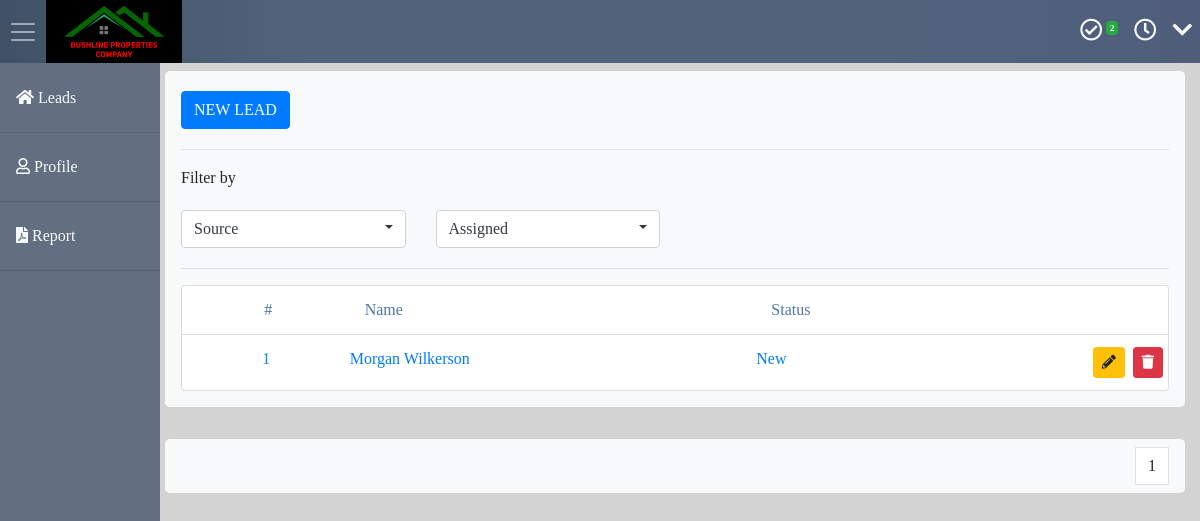
Page / (signed in) on the earlier database version.
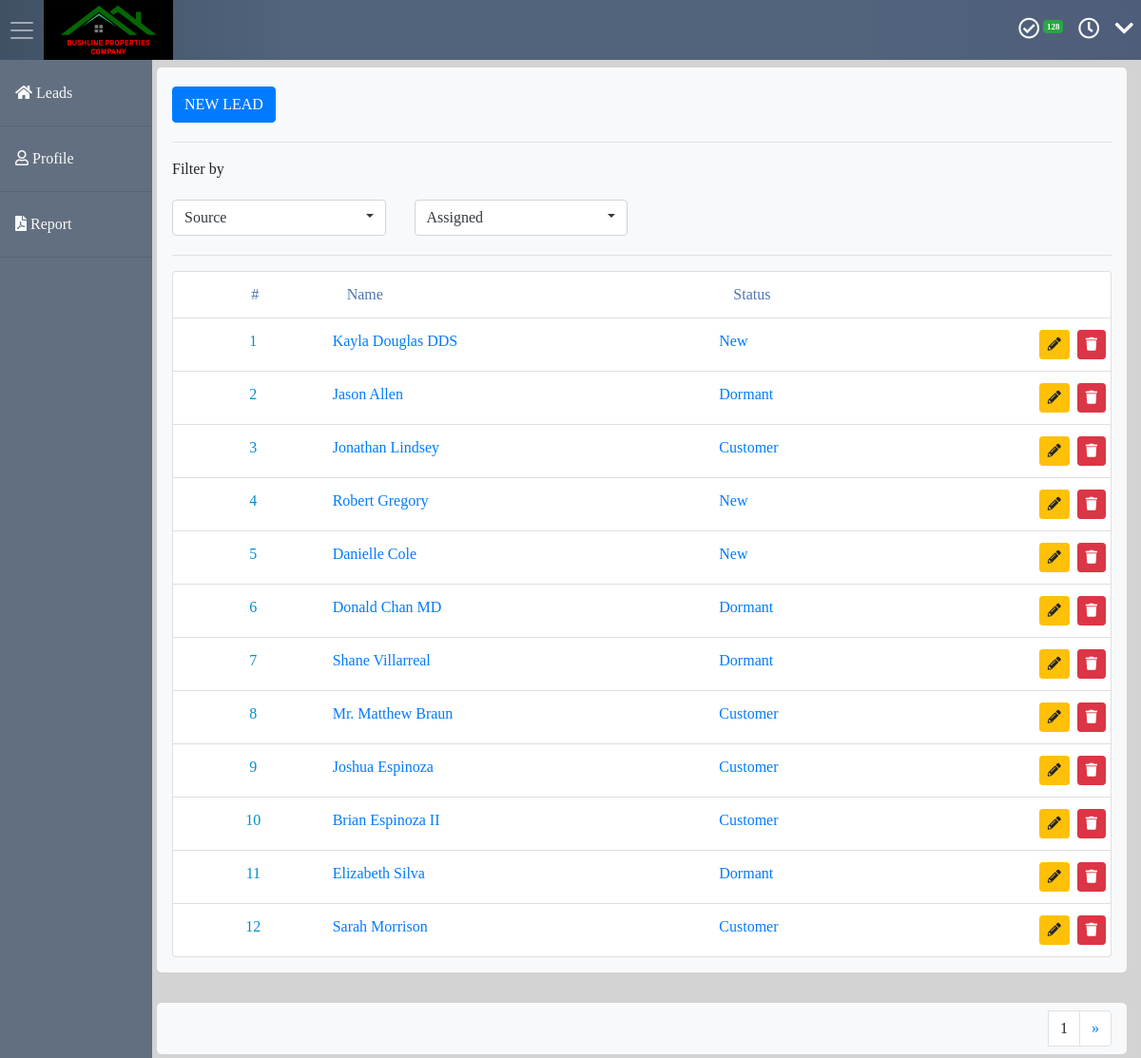
Same page on the later database version.
### lead/models.py (models this page shows, shortened)
class Lead(models.Model):
    status = models.ForeignKey(Status, on_delete=models.CASCADE)
    source = models.ForeignKey(Source, on_delete=models.CASCADE)
    assigned = models.ForeignKey(User, on_delete=models.CASCADE)
    name = models.CharField(max_length=100)
    location = models.CharField(max_length=100, blank=True, null=True)
    phonenumber = models.CharField(max_length=100)
    email = models.EmailField(blank=True, null=True)
    description = models.TextField(blank=True, null=True)
    trash = models.BooleanField(default=False)
    active = models.BooleanField(default=True)

class Status(models.Model):
    name = models.CharField(max_length=100, default='completed')
    def __str__(self):
        return str(self.name)

### lead/views.py (the view)
# urls.py: path('', views.LeadListView.as_view(), name="lead_list"),
class LeadListView(LoginRequiredMixin, ListView):
    model = Lead
    def get_context_data(self, **kwargs):
        context = super().get_context_data(**kwargs)
        if self.request.user.is_authenticated:
            context['task_count'] = Task.objects.filter(
                author=self.request.user, trash=False).exclude(
                lead__trash=True).all()
            qs = self.get_queryset()
            sort1 = self.request.GET.get('source')
            if sort1:
                qs = qs.filter(source__name=sort1).all()
            sort2 = self.request.GET.get('status')
            if sort2:
                qs = qs.filter(status__name=sort2).all()
            paginator = Paginator(qs, 12)
            page = self.request.GET.get('page')
            leads = paginator.get_page(page)
            context['lead_list'] = leads
            context['reminders'] = Reminder.objects.filter(
                task__completed=False,
                dueDate__gte=timezone.now().today(),  # make sure that the dueDate has not expired
                task__author=self.request.user,  # the user is the one is the owner
                trash=False  # the reminder is not in the trash
            ).all()
            source = Source.objects.all()
            context['source'] = source
            context['status'] = Status.objects.all()
        return context
    def get_queryset(self):
        return Lead.objects.filter(trash=False, assigned=self.request.user).order_by('-pk').all()

### lead/templates/lead/lead_list.html (shortened to what this page needs)
{% extends "lead/base.html" %}
    {% block content %}
    <div class="container">
      <div class="row">
        <div class="col-12">
          <div class="jumbotron p-3 mt-2">
            <div class="buttons">
              <a href="{% url 'lead_new' %}" class="btn btn-sm-mobile text-left btn-primary my-1">NEW LEAD</a>
            </div>
            <hr />
            <div class="filters">
              <p>Filter by</p>
              <div class="row">
                <div class="col-12 col-md-3">
                  <div class="btn-group btn-filters my-1">
                    <button type="button" class="btn btn-secondary text-dark dropdown-toggle" data-toggle="dropdown"
                      aria-haspopup="true" aria-expanded="false">
                      Source
                    </button>
                  </div>
                </div>
                <div class="col-12 col-md-3">
                  <div class="btn-group btn-filters my-1">
                    <button type="button" class="btn btn-secondary text-dark dropdown-toggle" data-toggle="dropdown"
                      aria-haspopup="true" aria-expanded="false">
                      Assigned
                    </button>
                  </div>
                </div>
              </div>
            </div>
            <div class="row">
              <div class="col-12">{% include 'lead/tables.html' with leads=lead_list %}</div>
            </div>
          </div>
          <div class="jumbotron px-3 py-2 mt-2 mb-1 d-flex justify-content-end">
            <nav aria-label="Page navigation">
              <ul class="pagination m-0 ">
                <li class="page-item">
                  <a class="page-link" disabled>{{lead_list.number}}</a>
                </li>
                <li class="page-item">
                  {% if lead_list.has_next %}
                  <a class="page-link" href="?page={{ lead_list.next_page_number }}" aria-label="Next">
                    <span aria-hidden="true">&raquo;</span>
                  </a>
                  {%endif %}
                </li>
              </ul>
            </nav>
          </div>
        </div>
      </div>
    </div>
    {% endblock content %}

### lead/templates/lead/base.html (shortened to what this page needs)
<!DOCTYPE html>
{% load staticfiles %}
<html lang="en">
<head>
  <link rel="stylesheet" href="https://maxcdn.bootstrapcdn.com/bootstrap/4.3.1/css/bootstrap.min.css" />
  <link rel="stylesheet" href="https://cdnjs.cloudflare.com/ajax/libs/font-awesome/5.11.2/css/all.min.css" />
  <link rel="stylesheet" href="{% static 'css/style.css' %}" />
</head>
<body>
  {% if request.user.is_authenticated %}
  <div class="dnavbar">
    {% include "lead/navbar.html" %} {% include "lead/modal.html" %}
  </div>
  {% endif %}
  <div id="dmain" class="dmain">
    {% block content %} {% endblock content %}
  </div>
</body>
</html>

### lead/templates/lead/navbar.html (shortened to what this page needs)
<div class="pos-f-t">
    <nav id='top' class="navbar navbar-expand navbar-dark bg-dark p-0">
        <button class="navbar-toggler px-2" type="button">
            <span class="navbar-toggler-icon"></span>
        </button>
        <a class="navbar-brand p-0 m-0" href="#">
            <img id='bimg' class="img-fluid" src="/media/bpro.png" alt='image' />
        </a>
        <div class="navbar-nav ml-auto">
            <a class="nav-item nav-link" data-toggle="modal" data-target="#exampleModalScrollable" data-toggle="tooltip"
                data-placement="bottom" title="Tasks" href="#"><i class="far fa-sm-lg fa-check-circle text-light"></i>
                {% if task_count %}
                <sup>
                    <span class="badge badge-success">
                        {{task_count|length}}
                    </span>
                </sup>
                {% endif %}
            </a>
            <a class="nav-item nav-link " data-toggle="modal" data-target="#Reminder" data-toggle="tooltip"
                data-placement="bottom" title="Reminders" href=" #"><i class="far fa-sm-lg fa-clock text-light"></i>
            </a>
            <div class="nav-item">
                <a class="nav-link dropdown-toggle" href="#" id="navbarDrop" data-toggle="dropdown">
                    <i class="fas fa-sm-lg fa-chevron-down text-light"></i>
                </a>
            </div>
        </div>
    </nav>
</div>
<div class="sidenav">
    <a class="text-light" href="{% url 'lead_list' %}">
        <i class="fas text-light fa-home"></i>
        Leads
    </a>
    <hr>
    <a class="text-light" href="{% url 'user_profile' %}">
        <i class="far text-light fa-user"></i>
        Profile
    </a>
    <hr>
    {% if request.user.is_staff %}
    <a class="text-light" href="{% url 'report' %}">
        <i class="fas fa-file-pdf text-light"></i>
        Report
    </a>
    <hr>
    {% endif %}
</div>

### lead/templates/lead/task_create.html (shortened to what this page needs)
        {% load filt %}

### lead/templates/lead/reminder_form.html (shortened to what this page needs)
                {% load filt %}

### lead/templates/lead/tables.html
<hr>
<ul id="lead" class="list-group">
    <li class="list-group-item">
        <div class="row text-diff">
            <div class="col-2 text-center">#</div>
            <div class="col-7 col-md-5 ">Name</div>
            <div class="col-3 col-md-2">Status</div>
            <div class="col-md-3 "></div>
        </div>
    </li>
    {% for lead in leads %}
    <li class="list-group-item">
        <div class="row">
            <div class="col-2 pr-1 pl-0 text-center">
                {{ forloop.counter }}
            </div>
            <div class="col-7 col-md-5 px-0 ">
                <a href="/{{lead.pk}}/">
                    {{lead.name}}
                </a>
            </div>
            <div class="col-3 col-md-2 px-0 ">
                <a href="/{{lead.pk}}/">
                    {{lead.status}}
                </a>
            </div>
            <div id="vismd" class="col-12 col-md-3 px-0 text-right">
                <a href="{% url 'lead_edit' pk=lead.pk %}" class="btn btn-warning btn-sm mr-1" data-toggle="tooltip"
                    data-placement="bottom" title="Edit"><i class="fas fa-pencil-alt"></i></a>
                <a href="{% url 'lead_remove' pk=lead.pk %}" class="btn btn-danger btn-sm" data-toggle="tooltip"
                    data-placement="bottom" title="Delete"><i class="fas fa-trash"></i></a>
            </div>
        </div>
    </li>
    {% endfor %}
</ul>

### lead/static/css/style.css (style rules this page uses)
* { margin: 0; padding: 0; }
body { background-color: lightgrey; font-family: "Roboto, 'Helvetica Neue', Helvetica, Arial, sans-serif"; }
.jumbotron { background-color: #f8f9fa!important; }
nav#top { background-image: linear-gradient(to right, #415165 0%, #51647c 26%, #51647c 73%, #4f5d7a 100%); }
#lead { color: #008ece; }
.text-diff { color: #4e75ad; }
.btn-filters { width: 100%; }
.btn-filters button { border: 1px solid #ced4da; text-align: left; background-color: #fff !important; }
.btn-filters button::after { float: right; margin-top: .5em; }
@media screen and (min-width: 600px) { nav.navbar { display: flex; z-index: 2; max-height: 63px; } }
@media screen and (min-width: 600px) { .fa-sm-lg { font-size: 1.4em; line-height: .75em; vertical-align: -.0667em; } }
@media screen and (min-width: 600px) { #bimg { max-width: 30%; height: 63px; } }
@media screen and (min-width: 600px) { a.navbar-brand { display: contents; } }
@media screen and (min-width: 600px) { .navbar-dark .navbar-toggler { border: 0px; } }
@media screen and (min-width: 600px) { .navbar-expand .navbar-toggler { display: initial; } }
@media screen and (min-width: 600px) { a#navbarDrop.dropdown-toggle::after { display: none; } }
@media screen and (min-width: 600px) { .sidenav { height: 100%; width: 160px; position: fixed; z-index: 1; top: 0; left: 0; background-color: #626f80; overflow-x: hidden; padding-top: 5rem; transition: all 550ms linear; } }
@media screen and (min-width: 600px) { .sidenav a { padding: 6px 8px 6px 16px; text-decoration: none; color: #818181; display: block; } }
@media screen and (min-width: 600px) { .dmain { margin-left: 150px; } }
@media screen and (min-width: 600px) { #dmain { transition: all 500ms linear; } }

Differences in the rows shown:
no longer on this page (row unchanged): Lead: name "Morgan Wilkerson", status "New"
added Lead: name "Kayla Douglas DDS", status "New"
added Lead: name "Jason Allen", status "Dormant"
added Lead: name "Jonathan Lindsey", status "Customer"
added Lead: name "Robert Gregory", status "New"
added Lead: name "Danielle Cole", status "New"
added Lead: name "Donald Chan MD", status "Dormant"
added Lead: name "Shane Villarreal", status "Dormant"
added Lead: name "Mr. Matthew Braun", status "Customer"
added Lead: name "Joshua Espinoza", status "Customer"
added Lead: name "Brian Espinoza II", status "Customer"
added Lead: name "Elizabeth Silva", status "Dormant"
added Lead: name "Sarah Morrison", status "Customer"
Other differences:
{{ task_count|length }}: "2" → "128"
